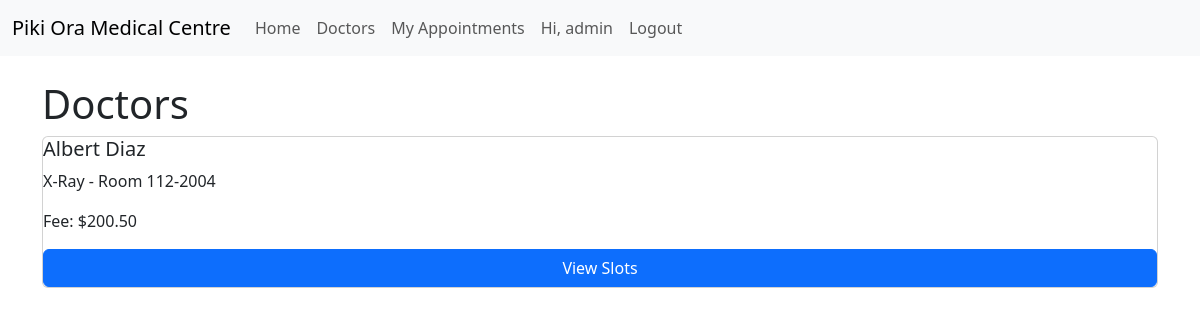
Page /tools/doctors/ (signed in) on the committed database.
### tools/models.py (models this page shows, shortened)
class Doctor(models.Model):
    user = models.OneToOneField(User, on_delete=models.CASCADE, related_name='doctor_profile')
    specialization = models.CharField(max_length=100)
    room_number = models.CharField(max_length=100)
    bio = models.TextField()
    profile_pic = models.ImageField(upload_to='images/profile/', blank=True, null=True)
    consultation_fee = models.DecimalField(max_digits=10, decimal_places=2)
    @property
    def name(self):
        return self.user.get_full_name() or self.user.username

### tools/views.py (the view)
# urls.py: path('doctors/', views.doctor_list, name='doctor_list'),
def doctor_list(request):
    doctors = Doctor.objects.all()
    return render(request, 'doctor_list.html', {'doctors': doctors})

### templates/doctor_list.html (shortened to what this page needs)
{% extends 'base.html' %}
{% block content %}
    <h1>Doctors</h1>
    {% for doctor in doctors %}
        <div class="card mb-2 p3">
            <h5>{{ doctor.name }}</h5>
            <p>{{ doctor.specialization }} - Room {{ doctor.room_number }}</p>
            <p>Fee: ${{ doctor.consultation_fee }}</p>
            <a class="btn btn-primary" href="{% url 'doctor_slots' doctor.id %}">View Slots</a>
        </div>
    {% empty %}
        <p>No doctors available.</p>
    {% endfor %}
{% endblock %}

### templates/base.html (shortened to what this page needs)
{% load static %}
<!DOCTYPE html>
<html lang="en">
<head>
<link href="https://cdn.jsdelivr.net/npm/bootstrap@5.3.8/dist/css/bootstrap.min.css" rel="stylesheet">
<link href="{% static 'CSS/style.css' %}" rel="stylesheet">
</head>
<body>
<header>
<nav class="navbar navbar-expand-lg navbar-light bg-light">
  <div class="container-fluid">
    <a class="navbar-brand" href="{% url 'home' %}">Piki Ora Medical Centre</a>
    <div class="collapse navbar-collapse" id="navbarSupportedContent">
      <ul class="navbar-nav me-auto mb-2 mb-lg-0">
        <li class="nav-item">
          <a class="nav-link" href="{% url 'home' %}">Home</a>
        </li>
        <li class="nav-item">
          <a class="nav-link" href="{% url 'doctor_list' %}">Doctors</a>
        </li>
        {% if user.is_authenticated %}
        <li class="nav-item">
          <a class="nav-link" href="{% url 'my_appointments' %}">My Appointments</a>
        </li>
        <li class="nav-item">
          <span class="nav-link">Hi, {{ user.username }}</span>
        </li>
        <li class="nav-item">
          <form method="post" action="{% url 'logout' %}" class="d-inline">
            <button type="submit" class="btn btn-link nav-link">Logout</button>
          </form>
        </li>
        {% endif %}
      </ul>
    </div>
  </div>
</nav>
</header>
<div class="container mt-4">
{% block content %}
{% endblock %}
</div>
</body>
</html>

### rows in the picture
Doctor: name "Albert Diaz", specialization "X-Ray", room_number "112-2004", consultation_fee "200.50"

### other values in the picture
{{ user.username }} "admin"
